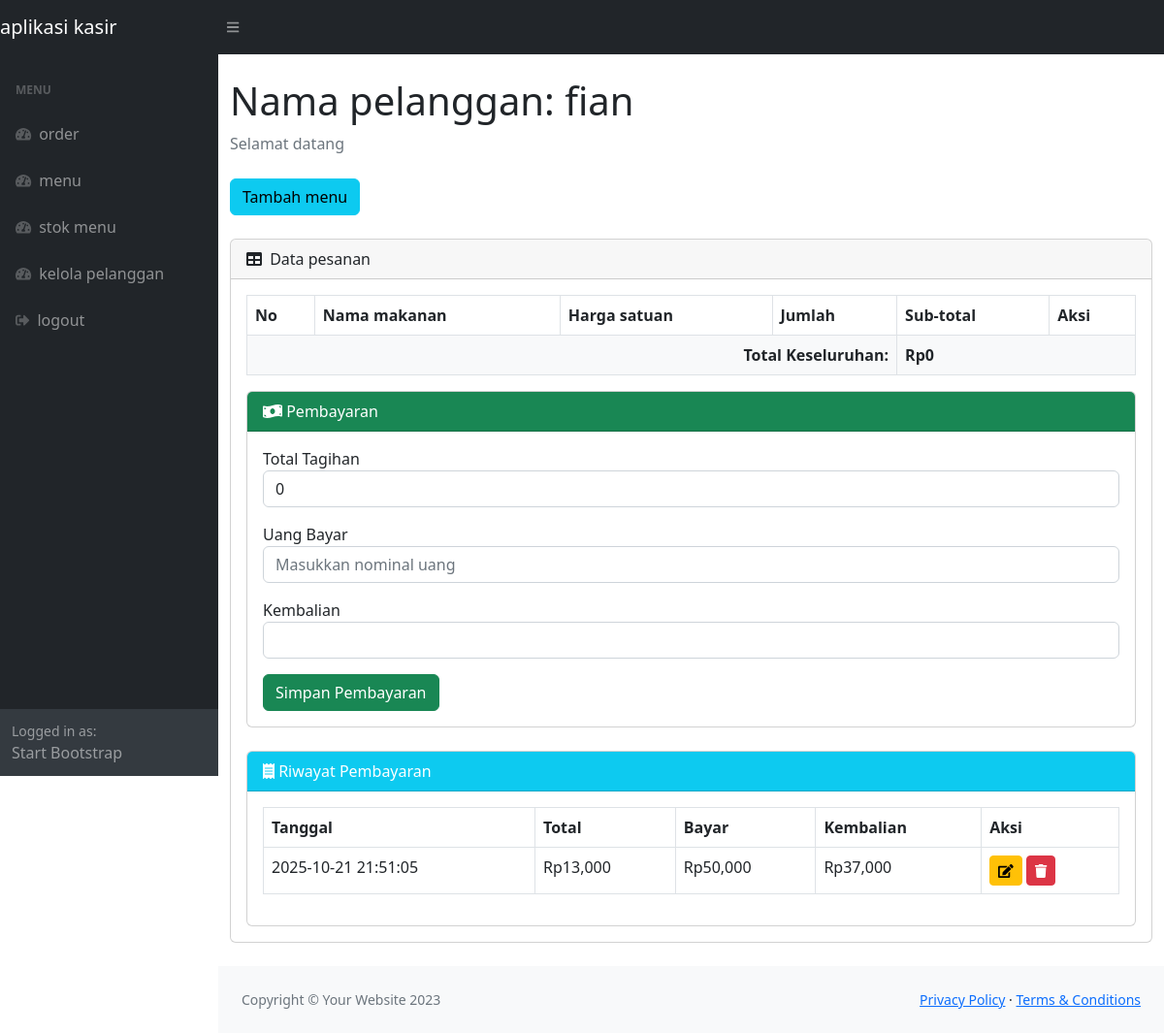
The page /view.php?idp=64 (signed in) on the database its author committed.
### tables this page shows
CREATE TABLE `pesanan` (
  `idpesanan` int(11) NOT NULL,
  `idpelanggan` int(11) NOT NULL,
  `tanggal` timestamp NOT NULL DEFAULT current_timestamp()
);

CREATE TABLE `pelanggan` (
  `id_pelanggan` int(11) NOT NULL,
  `namapelanggan` varchar(100) NOT NULL,
  `alamat` text DEFAULT NULL,
  `telepon` varchar(20) DEFAULT NULL
);

CREATE TABLE `pembayaran` (
  `idpembayaran` int(11) NOT NULL,
  `idpesanan` int(11) NOT NULL,
  `total` int(11) NOT NULL,
  `bayar` int(11) NOT NULL,
  `kembalian` int(11) NOT NULL,
  `tanggal` datetime NOT NULL DEFAULT current_timestamp()
);

### view.php (the view, shortened to what this page needs)
<?php
require 'ceklogin.php';
if (isset($_GET['idp'])) {
    $idp = $_GET['idp'];
    $ambilnamapelanggan = mysqli_query(
        $c,
        "SELECT * FROM pesanan p
         JOIN pelanggan pl ON p.idpelanggan = pl.id_pelanggan
         WHERE p.idpesanan = '$idp'"
    );
    $np = mysqli_fetch_array($ambilnamapelanggan);
    if ($np) {
        $namapel = $np['namapelanggan'];
    } else {
        $namapel = "Tidak ditemukan";
    }
} else {
    header('location:index.php');
}
?>
<!DOCTYPE html>
<html lang="en">
<head>
    <link href="css/styles.css" rel="stylesheet" />
    <link href="https://cdn.datatables.net/1.10.20/css/dataTables.bootstrap4.min.css" rel="stylesheet">
</head>
<body class="sb-nav-fixed">
    <nav class="sb-topnav navbar navbar-expand navbar-dark bg-dark">
        <a class="navbar-brand" href="index.php">aplikasi kasir</a>
        <button class="btn btn-link btn-sm order-1 order-lg-0" id="sidebarToggle">
            <i class="fas fa-bars"></i>
        </button>
    </nav>
    <div id="layoutSidenav">
        <div id="layoutSidenav_nav">
            <nav class="sb-sidenav accordion sb-sidenav-dark" id="sidenavAccordion">
                <div class="sb-sidenav-menu">
                    <div class="nav">
                        <div class="sb-sidenav-menu-heading">menu</div>
                        <a class="nav-link" href="index.php">
                            <div class="sb-nav-link-icon"><i class="fas fa-tachometer-alt"></i></div>
                            order
                        </a>
                        <a class="nav-link" href="stock.php">
                            <div class="sb-nav-link-icon"><i class="fas fa-tachometer-alt"></i></div>
                            menu
                        </a>
                        <a class="nav-link" href="masuk.php">
                            <div class="sb-nav-link-icon"><i class="fas fa-tachometer-alt"></i></div>
                            stok menu
                        </a>
                        <a class="nav-link" href="pelanggan.php">
                            <div class="sb-nav-link-icon"><i class="fas fa-tachometer-alt"></i></div>
                            kelola pelanggan
                        </a>
                        <a class="nav-link" href="logout.php">
                            <div class="sb-nav-link-icon"><i class="fas fa-sign-out-alt"></i></div>
                            logout
                        </a>
                    </div>
                </div>
                <div class="sb-sidenav-footer">
                    <div class="small">Logged in as:</div>
                    Start Bootstrap
                </div>
            </nav>
        </div>
        <div id="layoutSidenav_content">
            <main>
                <div class="container-fluid">
                    <h1 class="mt-4">Nama pelanggan: <?= $namapel; ?></h1>
                    <ol class="breadcrumb mb-4">
                        <li class="breadcrumb-item active">Selamat datang</li>
                    </ol>
                    <button type="button" class="btn btn-info mb-4" data-toggle="modal" data-target="#myModal">
                        Tambah menu
                    </button>
                    <div class="card mb-4">
                        <div class="card-header">
                            <i class="fas fa-table me-1"></i>
                            Data pesanan
                        </div>
                        <div class="card-body">
                            <div class="table-responsive">
                                <table class="table table-bordered" id="dataTable" width="100%" cellspacing="0">
                                    <thead>
                                        <tr>
                                            <th>No</th>
                                            <th>Nama makanan</th>
                                            <th>Harga satuan</th>
                                            <th>Jumlah</th>
                                            <th>Sub-total</th>
                                            <th>Aksi</th>
                                        </tr>
                                    </thead>
                                        <?php
                                        $total = 0;
                                        ?>
                                        <tfoot>
                                            <tr style="font-weight:bold; background-color:#f8f9fa;">
                                                <td colspan="4" align="right">Total Keseluruhan:</td>
                                                <td colspan="2">Rp<?= number_format($total); ?></td>
                                            </tr>
                                        </tfoot>
                                </table>
                                    <div class="card mb-4">
                                        <div class="card-header bg-success text-white">
                                            <i class="fas fa-money-bill-wave"></i> Pembayaran
                                        </div>
                                        <div class="card-body">
                                            <form method="post" action="function.php">
                                                <div class="form-group">
                                                    <label>Total Tagihan</label>
                                                    <input type="text" class="form-control" id="total" value="<?= $total; ?>" readonly>
                                                </div>
                                                <div class="form-group mt-3">
                                                    <label>Uang Bayar</label>
                                                    <input type="number" class="form-control" name="bayar" id="bayar" placeholder="Masukkan nominal uang" required>
                                                </div>
                                                <div class="form-group mt-3">
                                                    <label>Kembalian</label>
                                                    <input type="text" class="form-control" id="kembalian" readonly>
                                                </div>
                                                <button type="submit" class="btn btn-success mt-3" name="bayarpesanan">Simpan Pembayaran</button>
                                            </form>
                                        </div>
                                    </div>
<div class="card mt-4">
    <div class="card-header bg-info text-white">
        <i class="fas fa-receipt"></i> Riwayat Pembayaran
    </div>
    <div class="card-body">
        <table class="table table-bordered">
            <thead class="thead-light">
                <tr>
                    <th>Tanggal</th>
                    <th>Total</th>
                    <th>Bayar</th>
                    <th>Kembalian</th>
                    <th>Aksi</th>
                </tr>
            </thead>
            <tbody>
                <?php
                $getbayar = mysqli_query($c, "SELECT * FROM pembayaran WHERE idpesanan='$idp'");
                if (mysqli_num_rows($getbayar) > 0) {
                    while ($b = mysqli_fetch_assoc($getbayar)) {
                        $idpembayaran = $b['idpembayaran'];
                        $total = $b['total'];
                        $bayar = $b['bayar'];
                        $kembalian = $b['kembalian'];
                        $tanggal = $b['tanggal'];
                ?>
                        <tr>
                            <td><?= $tanggal; ?></td>
                            <td>Rp<?= number_format($total); ?></td>
                            <td>Rp<?= number_format($bayar); ?></td>
                            <td>Rp<?= number_format($kembalian); ?></td>
                            <td>
                                <button type="button" class="btn btn-warning btn-sm" data-toggle="modal" data-target="#editbayar<?= $idpembayaran; ?>">
                                    <i class="fas fa-edit"></i>
                                </button>
                                <a href="function.php?hapuspembayaran=<?= $idpembayaran; ?>&idp=<?= $idp; ?>"
                                   onclick="return confirm('Yakin hapus pembayaran ini?')"
                                   class="btn btn-danger btn-sm">
                                    <i class="fas fa-trash"></i>
                                </a>
                            </td>
                        </tr>
                <?php
                    }
                } else {
                    echo "<tr><td colspan='5' align='center'>Belum ada pembayaran</td></tr>";
                }
                ?>
            </tbody>
        </table>
    </div>
</div>
                            </div>
                        </div>
                    </div>
                </div>
            </main>
            <footer class="py-4 bg-light mt-auto">
                <div class="container-fluid px-4">
                    <div class="d-flex align-items-center justify-content-between small">
                        <div class="text-muted">Copyright &copy; Your Website 2023</div>
                        <div>
                            <a href="#">Privacy Policy</a>
                            &middot;
                            <a href="#">Terms &amp; Conditions</a>
                        </div>
                    </div>
                </div>
            </footer>
        </div>
    </div>
</body>
</html>

### rows shown on the page
pesanan: idpelanggan.namapelanggan "fian"
pembayaran: tanggal "2025-10-21 21:51:05", total "13,000", bayar "50,000", kembalian "37,000"

### other values the page prints
$total "0"
